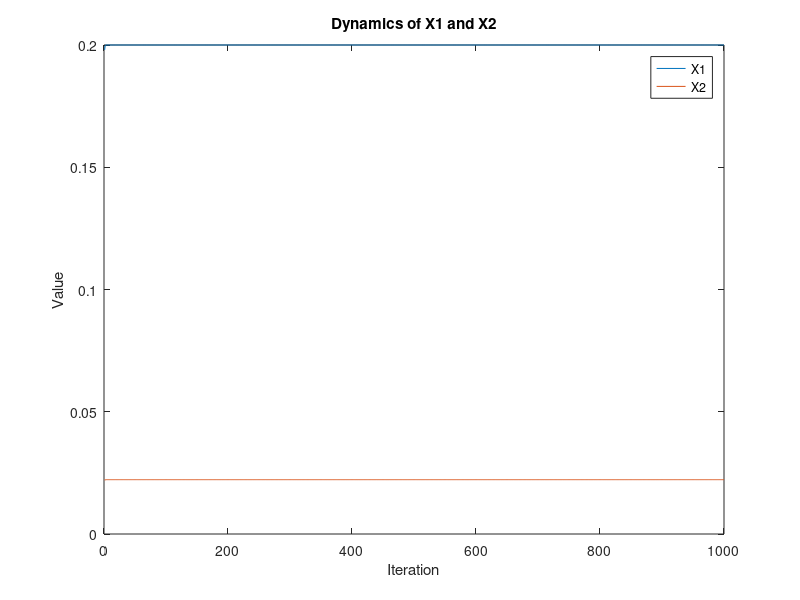

Here is the MATLAB script that generated this plot:
a=0.18;
b=0.02;
k=0.9;
x1=a;
x2 = b;
X1=zeros(1000,1)
X2=zeros(1000,1)
for i=1:1000
    x1=(1-k)*x1+a;
    x2=(1-k)*x2+b;
    X1(i,1) = x1;
    X2(i,1) = x2;

end
figure
plot(X1,'DisplayName', 'X1');
hold on;
plot(X2, 'DisplayName', 'X2');
xlabel('Iteration');
ylabel('Value');
title('Dynamics of X1 and X2');
legend show;
hold off;
    
